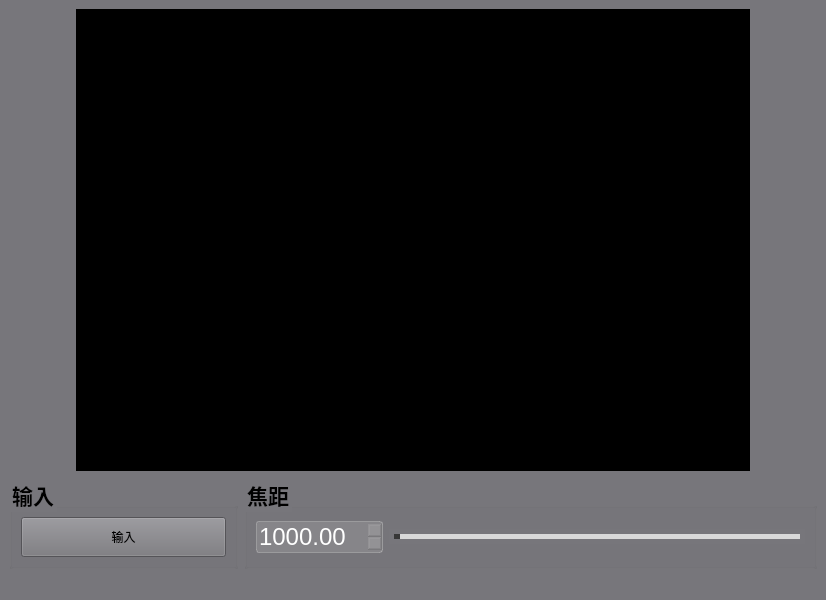
<?xml version="1.0" encoding="UTF-8"?>
<ui version="4.0">
 <class>MainWindow</class>
 <widget class="QMainWindow" name="MainWindow">
  <property name="geometry">
   <rect>
    <x>0</x>
    <y>0</y>
    <width>826</width>
    <height>600</height>
   </rect>
  </property>
  <property name="windowTitle">
   <string>MainWindow</string>
  </property>
  <property name="styleSheet">
   <string notr="true">background-color: rgb(119, 118, 123);
border-color: rgb(119, 118, 123);</string>
  </property>
  <widget class="QWidget" name="centralwidget">
   <layout class="QHBoxLayout" name="horizontalLayout_4">
    <item>
     <layout class="QVBoxLayout" name="verticalLayout" stretch="10,2">
      <item>
       <layout class="QHBoxLayout" name="horizontalLayout" stretch="1,10,1">
        <item>
         <spacer name="horizontalSpacer">
          <property name="orientation">
           <enum>Qt::Horizontal</enum>
          </property>
          <property name="sizeHint" stdset="0">
           <size>
            <width>40</width>
            <height>20</height>
           </size>
          </property>
         </spacer>
        </item>
        <item>
         <widget class="QLabel" name="label_display_2">
          <property name="styleSheet">
           <string notr="true">background-color: rgb(0, 0, 0);</string>
          </property>
          <property name="text">
           <string/>
          </property>
         </widget>
        </item>
        <item>
         <spacer name="horizontalSpacer_2">
          <property name="orientation">
           <enum>Qt::Horizontal</enum>
          </property>
          <property name="sizeHint" stdset="0">
           <size>
            <width>40</width>
            <height>20</height>
           </size>
          </property>
         </spacer>
        </item>
       </layout>
      </item>
      <item>
       <layout class="QHBoxLayout" name="horizontalLayout_2" stretch="4,10">
        <item>
         <widget class="QGroupBox" name="groupBox_3">
          <property name="font">
           <font>
            <pointsize>16</pointsize>
            <weight>75</weight>
            <bold>true</bold>
           </font>
          </property>
          <property name="title">
           <string>输入</string>
          </property>
          <layout class="QHBoxLayout" name="horizontalLayout_3">
           <item>
            <widget class="QPushButton" name="pushButton_cam">
             <property name="sizePolicy">
              <sizepolicy hsizetype="Expanding" vsizetype="Expanding">
               <horstretch>0</horstretch>
               <verstretch>0</verstretch>
              </sizepolicy>
             </property>
             <property name="styleSheet">
              <string notr="true">QPushButton{
	image: url(:/images/icons/camera_on.png);
font-size: 14px;
font-weight: bold;
color:white;
text-align: center center;
padding-left: 5px;
padding-right: 5px;
padding-top: 4px;
padding-bottom: 4px;
border-style: solid;
border-width: 0px;
border-color: rgba(255, 255, 255, 255);
border-radius: 3px;
background-color: rgba(200, 200, 200,0);}

QPushButton:focus{outline: none;}

QPushButton::pressed{
                     font-size: 14px;
                     font-weight: bold;
                     color:rgb(200,200,200);
                     text-align: center center;
                     padding-left: 5px;
                     padding-right: 5px;
                     padding-top: 4px;
                     padding-bottom: 4px;
                     border-style: solid;
                     border-width: 0px;
                     border-color: rgba(255, 255, 255, 255);
                     border-radius: 3px;
                     background-color:  #bf513b;}

QPushButton::disabled{
                     image: url(:/images/icons/camera_off.png);
                     font-size: 14px;
                     font-weight: bold;
                     color:rgb(200,200,200);
                     text-align: center center;
                     padding-left: 5px;
                     padding-right: 5px;
                     padding-top: 4px;
                     padding-bottom: 4px;
                     border-style: solid;
                     border-width: 0px;
                     border-color: rgba(255, 255, 255, 255);
                     border-radius: 3px;}
QPushButton::hover {
border-style: solid;
border-width: 0px;
border-radius: 0px;
background-color: rgba(48,148,243,80);}url(:/images/icons/camera_on.png)</string>
             </property>
             <property name="text">
              <string>输入</string>
             </property>
            </widget>
           </item>
          </layout>
         </widget>
        </item>
        <item>
         <widget class="QGroupBox" name="groupBox_4">
          <property name="font">
           <font>
            <pointsize>16</pointsize>
            <weight>75</weight>
            <bold>true</bold>
           </font>
          </property>
          <property name="title">
           <string>焦距</string>
          </property>
          <layout class="QHBoxLayout" name="horizontalLayout_5">
           <item>
            <widget class="QDoubleSpinBox" name="doubleSpinBox_conf">
             <property name="styleSheet">
              <string notr="true">QDoubleSpinBox{
background:rgba(200, 200, 200,50);
color:white;
font-size: 24px;
border-style: solid;
border-width: 1px;
border-color: rgba(200, 200, 200,100);
border-radius: 3px;}

QDoubleSpinBox::down-button{
background:rgba(200, 200, 200,0);
border-image: url(:/images/icons/botton_down.png);}
QDoubleSpinBox::down-button::hover{
background:rgba(200, 200, 200,100);
border-image: url(:/images/icons/botton_down.png);}

QDoubleSpinBox::up-button{
background:rgba(200, 200, 200,0);
border-image: url(:/images/icons/botton_up.png);}
QDoubleSpinBox::up-button::hover{
background:rgba(200, 200, 200,100);
border-image: url(:/images/icons/botton_up.png);}</string>
             </property>
             <property name="maximum">
              <double>99999.000000000000000</double>
             </property>
             <property name="singleStep">
              <double>1.000000000000000</double>
             </property>
             <property name="stepType">
              <enum>QAbstractSpinBox::AdaptiveDecimalStepType</enum>
             </property>
             <property name="value">
              <double>1000.000000000000000</double>
             </property>
            </widget>
           </item>
           <item>
            <widget class="QSlider" name="horizontalSlider">
             <property name="styleSheet">
              <string notr="true">QSlider{
border-color: #bcbcbc;
color:#d9d9d9;
}
QSlider::groove:horizontal {                                
     border: 1px solid #999999;                             
     height: 3px;                                           
    margin: 0px 0;                                         
     left: 5px; right: 5px; 
 }
QSlider::handle:horizontal {                               
     border: 0px ; 
     border-image: url(:/images/icons/point.png);
	 width:15px;
     margin: -7px -7px -7px -7px;                  
} 
QSlider::add-page:horizontal{
background: #d9d9d9; 

}
QSlider::sub-page:horizontal{                               
 background: #373737;                     
}</string>
             </property>
             <property name="maximum">
              <number>99999</number>
             </property>
             <property name="singleStep">
              <number>1</number>
             </property>
             <property name="pageStep">
              <number>99</number>
             </property>
             <property name="value">
              <number>1000</number>
             </property>
             <property name="orientation">
              <enum>Qt::Horizontal</enum>
             </property>
            </widget>
           </item>
          </layout>
         </widget>
        </item>
       </layout>
      </item>
     </layout>
    </item>
   </layout>
  </widget>
  <widget class="QMenuBar" name="menubar">
   <property name="geometry">
    <rect>
     <x>0</x>
     <y>0</y>
     <width>826</width>
     <height>22</height>
    </rect>
   </property>
  </widget>
  <widget class="QStatusBar" name="statusbar"/>
 </widget>
 <resources/>
 <connections/>
</ui>
